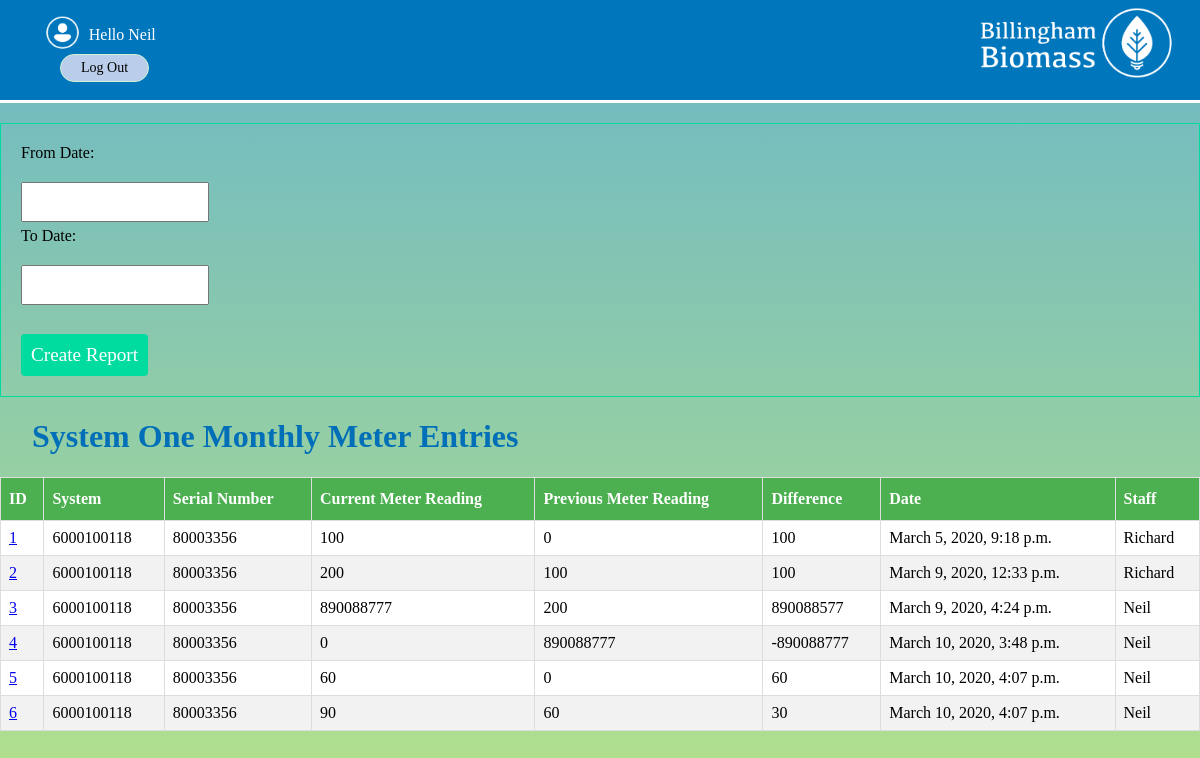
Page /reports/onemonthlyreport (signed in) on the earlier database version.
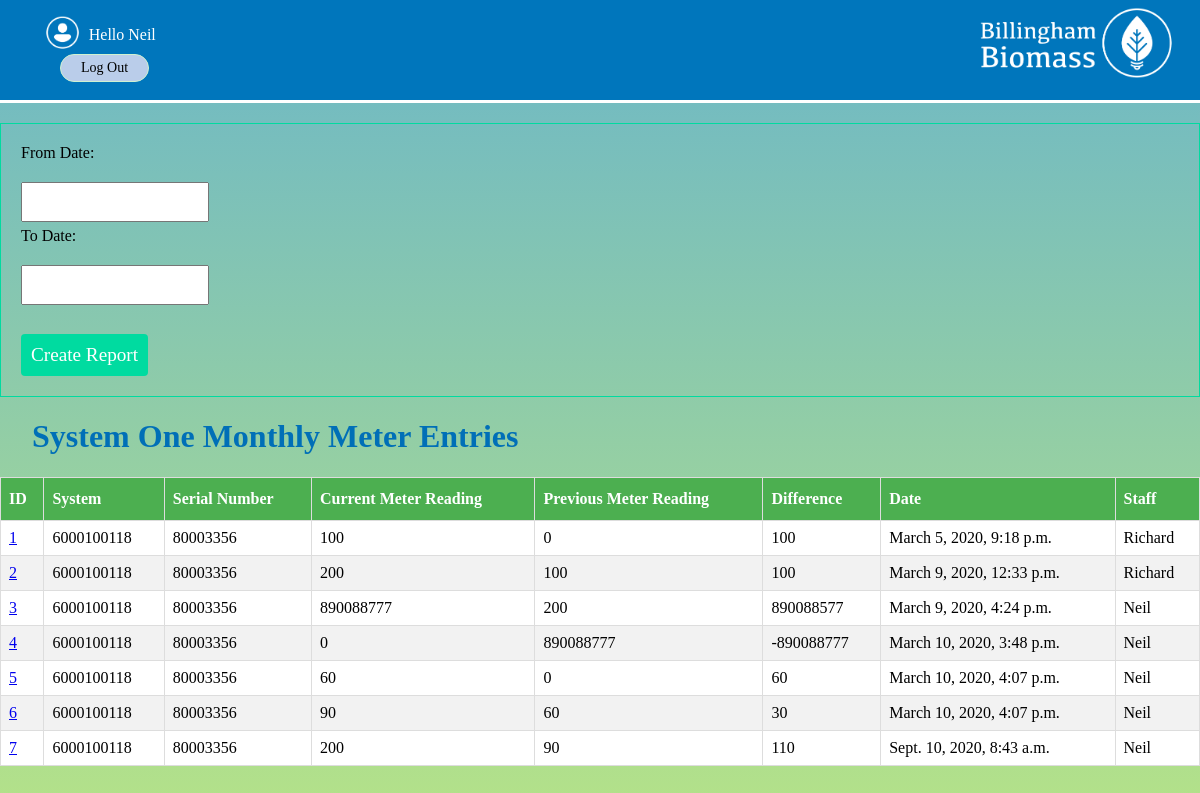
Same page on the later database version.
### systems/models.py (models this page shows, shortened)
class monthlyMeterSystemOneMod(models.Model):
    system = models.CharField(max_length=50,default='6000100118')
    serial_number = models.CharField(max_length=50,default='80003356')
    current_meter_reading = models.IntegerField(default=0)
    previous_meter_reading = models.IntegerField(default=0)
    difference = models.IntegerField(null=True)
    notes = models.TextField(blank=True)
    date = models.DateTimeField(auto_now_add = True)
    day = models.DateField(auto_now_add = True)
    staff = models.ForeignKey(User,on_delete=models.CASCADE)

### reports/views.py (the view)
# urls.py: path('onemonthlyreport',views.systemOneMonthlyMeterReport, name='onemonthlyreport'),
@login_required(login_url="/accounts/login/")
def systemOneMonthlyMeterReport(request):
    entriesMonth = monthlyMeterSystemOneMod.objects.all().order_by('date')
    if request.method == 'POST':
        form = forms.ReportDateForm(request.POST)
        if form.is_valid():
            data = request.POST.copy()
            fromdate = data.get('fromdate')
            todate = data.get('todate')
            fromdate = fromdate.replace('/',' ')
            todate = todate.replace('/',' ')
            fromdate = datetime.strptime(fromdate,'%d %m %Y')
            todate = datetime.strptime(todate,'%d %m %Y')
            entriesMonth = monthlyMeterSystemOneMod.objects.filter(day__gte=fromdate,day__lte=todate).order_by('date')
            return render(request,'reports/systemonemonthlyreport.html',{'form':form,'entriesMonth':entriesMonth})
    else:
        form = forms.ReportDateForm()
    return render(request,'reports/systemonemonthlyreport.html',{'form':form,'entriesMonth':entriesMonth})

### reports/forms.py
class ReportDateForm(forms.ModelForm):
    fromdate = forms.DateField(widget=forms.DateInput(format = '%d/%m/%Y'), input_formats=('%d/%m/%Y',))
    todate = forms.DateField(widget=forms.DateInput(format = '%d/%m/%Y'), input_formats=('%d/%m/%Y',))
    def __init__(self, *args, **kwargs):
       super(ReportDateForm, self).__init__(*args, **kwargs)
       self.fields['fromdate'].label = "From Date"
       self.fields['todate'].label = "To Date"
    class Meta:
        model = models.DatesMod
        fields = ['fromdate','todate']

### reports/templates/reports/systemonemonthlyreport.html (shortened to what this page needs)
{% extends 'base_layout.html' %}
{% block content %}
<form class="site-form" action="{%url 'reports:onemonthlyreport'%}" method="post">
    {{form}}
  <input type="submit" value="Create Report">
</form>
<div class="monthly">
  <h1>System One Monthly Meter Entries</h1>
  <table>
    <thead>
    <th>ID</th>
    <th>System</th>
    <th>Serial Number</th>
    <th>Current Meter Reading</th>
    <th>Previous Meter Reading</th>
    <th>Difference</th>
    <th>Date</th>
    <th>Staff</th>
    </thead>
    <tbody>
  {% for entryMonth in entriesMonth %}
  <tr>
      <td><a href="{% url 'systems:idmonthlysystemone' id=entryMonth.id%}">{{entryMonth.id}}</a></td>
      <td>{{entryMonth.system}}</td>
      <td>{{entryMonth.serial_number}}</td>
      <td>{{entryMonth.current_meter_reading}}</td>
      <td>{{entryMonth.previous_meter_reading}}</td>
      <td>{{entryMonth.difference}}</td>
      <td>{{entryMonth.date}}</td>
      <td>{{entryMonth.staff}}</td>
      </tr>
    {% endfor %}
      </tbody>
    </table>
</div>
{% endblock %}

Differences in the rows shown:
added monthlyMeterSystemOneMod: id "7", system "6000100118", serial_number "80003356", current_meter_reading "200", previous_meter_reading "90", difference "110", date "Sept. 10, 2020, 8:43 a.m.", staff "Neil"
